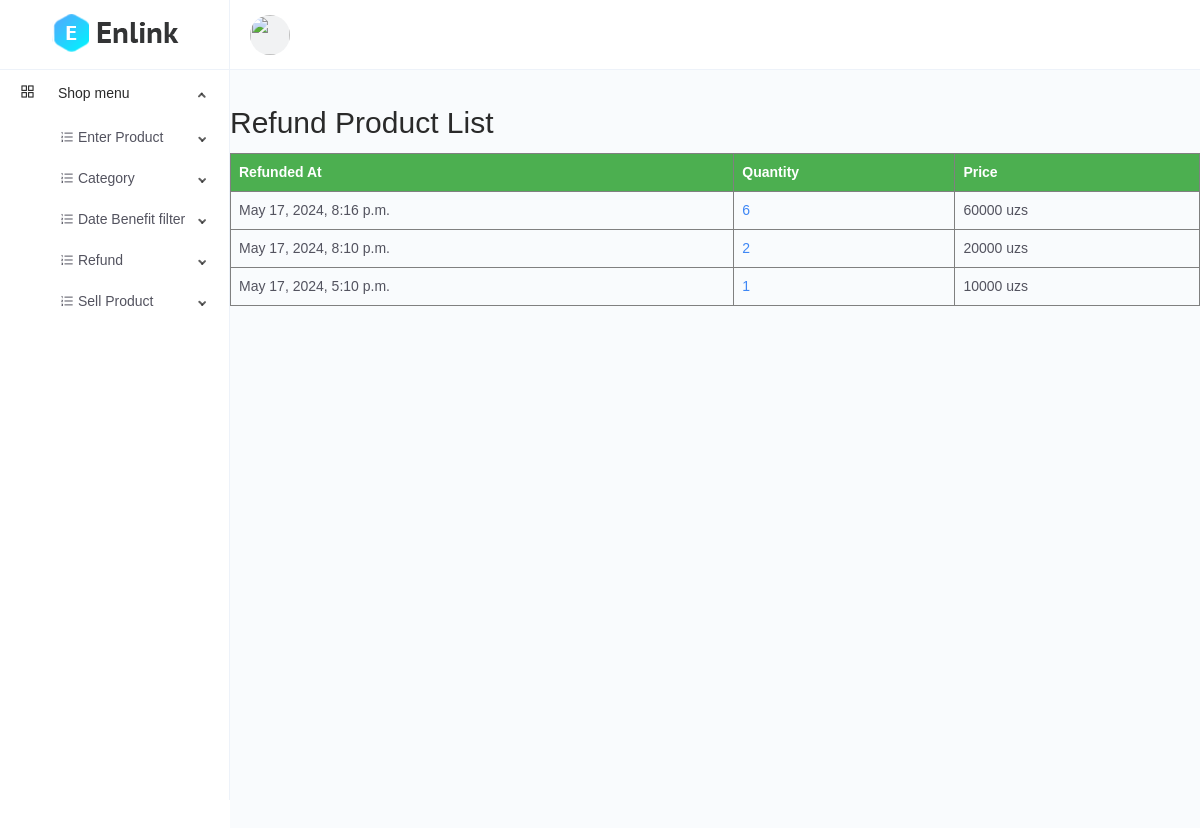
The app's page /refund-list/ (signed in) with its own data.
### main/models.py (models this page shows, shortened)
class Refund(models.Model):
    sell_product = models.OneToOneField(SellProduct, on_delete=models.CASCADE)
    refunded_at = models.DateTimeField(auto_now_add=True)
    @property
    def price(self):
        price = self.sell_product.price
        return price
    class Meta:
        ordering = ['-refunded_at']

class CodeGenerate(models.Model):
    code = models.CharField(max_length=255, blank=True, unique=True)
    class Meta:
        abstract = True

class SellProduct(CodeGenerate):
    product = models.ForeignKey(Product, on_delete=models.CASCADE)
    quantity = models.IntegerField()
    sold_at = models.DateField(auto_now_add=True)
    refunded = models.BooleanField(default=False)
    price = models.IntegerField(blank=True, null=True)
    class Meta:
        ordering = ['-sold_at']

### main/views.py (the view)
# urls.py: path('refund-list/',views.refund_list, name="refund_list"),
def refund_list(request):
    refunds = models.Refund.objects.all()
    return render(request, 'refund/list.html', {'refunds': refunds})

### templates/refund/list.html (shortened to what this page needs)
{% extends 'base.html' %}
{% block content %}
    <h1>Refund Product List</h1>
    <table border="1">
        <thead>
            <tr>
                <th>Refunded At</th>
                <th>Quantity</th>
                <th>Price</th>
            </tr>
        </thead>
        <tbody>
            {% for refund in refunds %}
            <tr>
                <td>{{ refund.refunded_at }}</td>
                <td><a href="{% url 'refund_detail' refund.id %}">{{refund.sell_product.quantity}}</a></td>
                <td>{{ refund.price }} uzs</td>
            </tr>
            {% endfor %}
        </tbody>
    </table>
{% endblock %}

### templates/base.html (style rules this page uses)
body { padding-top: 100px; }

### templates/refund/list.html (style rules this page uses)
body { font-family: Arial, sans-serif; padding-top: 100px; }
table { border-collapse: collapse; width: 100%; }
th, td { padding: 8px; text-align: left; }
th { background-color: #4CAF50; color: white; }

### records on screen
Refund: refunded_at "May 17, 2024, 8:16 p.m.", sell_product.quantity "6", price "60000"
Refund: refunded_at "May 17, 2024, 8:10 p.m.", sell_product.quantity "2", price "20000"
Refund: refunded_at "May 17, 2024, 5:10 p.m.", sell_product.quantity "1", price "10000"
